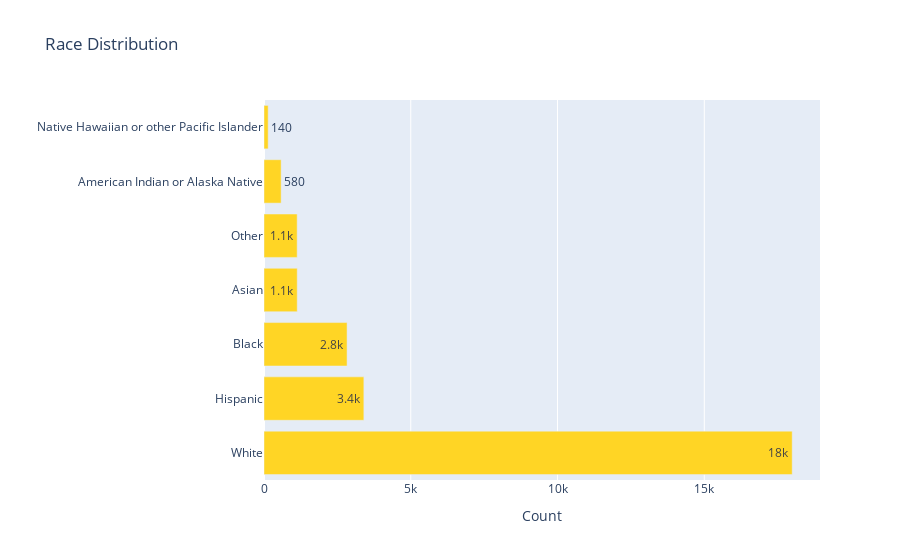

Notebook cell for this chart:
### Code cell
# convert columns to rows 
df_race_count_long = pd.melt(
    df_race_count,
    var_name='Race',
    value_name='Count'
)
df_race_count_long.to_csv("result.csv",index=False)

fig = px.bar(
    df_race_count_long, 
    y='Race', 
    x='Count',
    title='Race Distribution',
    text_auto='.2s', # put numbers in K format
    color_discrete_sequence=['#ffd525']
    
)
fig.update_yaxes(title="").update_layout(yaxis={'categoryorder':'total descending'}).show()

### Figure 1 — Plotly figure (JSON) as saved in the notebook; plotly's stock layout.template omitted (floating-point values rounded to 4 significant figures)
{"data": [{"alignmentgroup": "True", "hovertemplate": "Count=%{x}<br>Race=%{y}<extra></extra>", "legendgroup": "", "marker": {"color": "#ffd525", "pattern": {"shape": ""}}, "name": "", "offsetgroup": "", "orientation": "h", "showlegend": false, "textposition": "auto", "texttemplate": "%{x:.2s}", "type": "bar", "x": [17995, 2830, 1132, 584, 142, 3402, 1130], "xaxis": "x", "y": ["White", "Black", "Asian", "American Indian or Alaska Native", "Native Hawaiian or other Pacific Islander", "Hispanic", "Other"], "yaxis": "y"}], "layout": {"autosize": true, "barmode": "relative", "legend": {"tracegroupgap": 0}, "title": {"text": "Race Distribution"}, "xaxis": {"anchor": "y", "autorange": true, "domain": [0, 1], "range": [0, 18940.0], "title": {"text": "Count"}, "type": "linear"}, "yaxis": {"anchor": "x", "autorange": true, "categoryorder": "total descending", "domain": [0, 1], "range": [-0.5, 6.5], "title": {"text": ""}, "type": "category"}}}
